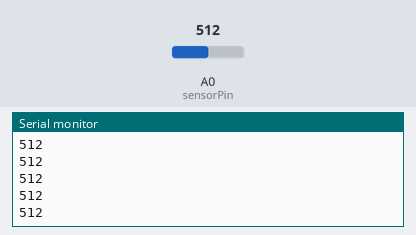
Bench run of a sketch on a simulated Arduino Uno, built with avr-gcc and run on an emulated ATmega328P. Parts: the last lines printed to the serial monitor. The test bench sets the inputs (shaded band); at power-on: A0 (sensorPin) = 512.

Above: at 1.2 s.
1.3 s: A0 (sensorPin) set to 716
At 1.48 s:
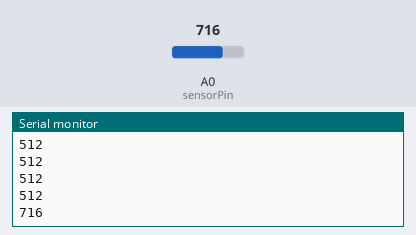
2.8 s: A0 (sensorPin) set to 900
At 2.84 s:
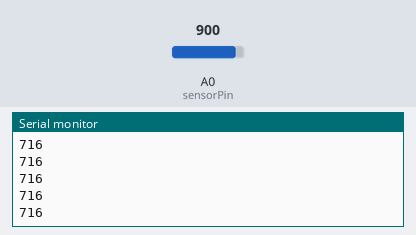
Timing chart, 0 to 5.8 s (numbered marks = the images above; inputs shaded):
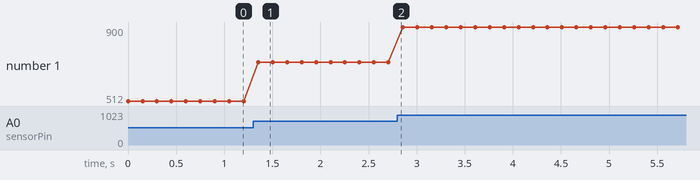

The sketch:

heartrate.ino
```cpp
// Pulse Monitor Test Script
int sensorPin = 0;
double alpha = 0.75;
int period = 150;
double change = 0.0;
double minval = 0.0;
void setup ()
{
  Serial.begin (9600);
}
void loop ()
{
    static double oldValue = 0;
    static double oldChange = 0;

    int rawValue = analogRead (sensorPin);
    double value = alpha * oldValue + (1 - alpha) * rawValue;

    Serial.println (rawValue);
 /*   Serial.print (",");
    Serial.println (value);*/
    oldValue = value;

    delay (period);
}
```

Measured:
- after the input at 1.3 s, the serial monitor: prints a new line after 0.05 s (image 1)
- plotted number 1: 512 → 716 after the input at 1.3 s, 716 → 900 after the input at 2.8 s
